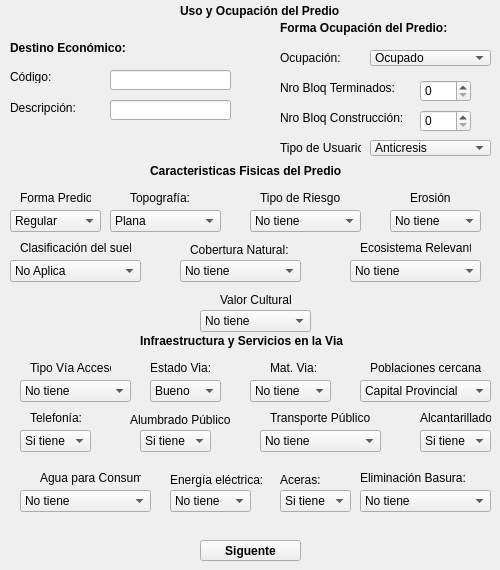
    <widget class="QWidget" name="tab_5">
     <attribute name="title">
      <string>Uso/Infr</string>
     </attribute>
     <widget class="QSpinBox" name="spnNroTer">
      <property name="geometry">
       <rect>
        <x>420</x>
        <y>80</y>
        <width>51</width>
        <height>22</height>
       </rect>
      </property>
     </widget>
     <widget class="QLabel" name="label_78">
      <property name="geometry">
       <rect>
        <x>10</x>
        <y>70</y>
        <width>46</width>
        <height>13</height>
       </rect>
      </property>
      <property name="font">
       <font>
        <weight>50</weight>
        <bold>false</bold>
       </font>
      </property>
      <property name="text">
       <string>Código:</string>
      </property>
     </widget>
     <widget class="QLabel" name="label_79">
      <property name="geometry">
       <rect>
        <x>280</x>
        <y>50</y>
        <width>71</width>
        <height>16</height>
       </rect>
      </property>
      <property name="font">
       <font>
        <weight>50</weight>
        <bold>false</bold>
       </font>
      </property>
      <property name="text">
       <string>Ocupación:</string>
      </property>
     </widget>
     <widget class="QLabel" name="label_73">
      <property name="geometry">
       <rect>
        <x>10</x>
        <y>100</y>
        <width>81</width>
        <height>16</height>
       </rect>
      </property>
      <property name="font">
       <font>
        <weight>50</weight>
        <bold>false</bold>
       </font>
      </property>
      <property name="text">
       <string>Descripción:</string>
      </property>
     </widget>
     <widget class="QSpinBox" name="spnNroCon">
      <property name="geometry">
       <rect>
        <x>420</x>
        <y>110</y>
        <width>51</width>
        <height>22</height>
       </rect>
      </property>
     </widget>
     <widget class="QComboBox" name="cboForm">
      <property name="geometry">
       <rect>
        <x>10</x>
        <y>210</y>
        <width>91</width>
        <height>22</height>
       </rect>
      </property>
      <item>
       <property name="text">
        <string>Regular</string>
       </property>
      </item>
      <item>
       <property name="text">
        <string>Irregular</string>
       </property>
      </item>
      <item>
       <property name="text">
        <string>Muy irregular</string>
       </property>
      </item>
     </widget>
     <widget class="QLabel" name="label_8">
      <property name="geometry">
       <rect>
        <x>130</x>
        <y>190</y>
        <width>71</width>
        <height>16</height>
       </rect>
      </property>
      <property name="font">
       <font>
        <weight>50</weight>
        <bold>false</bold>
       </font>
      </property>
      <property name="text">
       <string>Topografía:</string>
      </property>
     </widget>
     <widget class="QLabel" name="label_81">
      <property name="geometry">
       <rect>
        <x>410</x>
        <y>190</y>
        <width>41</width>
        <height>16</height>
       </rect>
      </property>
      <property name="font">
       <font>
        <weight>50</weight>
        <bold>false</bold>
       </font>
      </property>
      <property name="text">
       <string>Erosión</string>
      </property>
     </widget>
     <widget class="QLabel" name="label_2">
      <property name="geometry">
       <rect>
        <x>20</x>
        <y>190</y>
        <width>71</width>
        <height>16</height>
       </rect>
      </property>
      <property name="font">
       <font>
        <weight>50</weight>
        <bold>false</bold>
       </font>
      </property>
      <property name="text">
       <string>Forma Predio:</string>
      </property>
     </widget>
     <widget class="QLabel" name="label_71">
      <property name="geometry">
       <rect>
        <x>180</x>
        <y>0</y>
        <width>161</width>
        <height>21</height>
       </rect>
      </property>
      <property name="font">
       <font>
        <weight>75</weight>
        <bold>true</bold>
       </font>
      </property>
      <property name="text">
       <string>Uso y Ocupación del Predio</string>
      </property>
     </widget>
     <widget class="QComboBox" name="cboErosion">
      <property name="geometry">
       <rect>
        <x>390</x>
        <y>210</y>
        <width>91</width>
        <height>22</height>
       </rect>
      </property>
      <item>
       <property name="text">
        <string>No tiene</string>
       </property>
      </item>
      <item>
       <property name="text">
        <string>Leve</string>
       </property>
      </item>
      <item>
       <property name="text">
        <string>Moderado</string>
       </property>
      </item>
      <item>
       <property name="text">
        <string>Severo</string>
       </property>
      </item>
     </widget>
     <widget class="QLabel" name="label_76">
      <property name="geometry">
       <rect>
        <x>280</x>
        <y>80</y>
        <width>131</width>
        <height>16</height>
       </rect>
      </property>
      <property name="font">
       <font>
        <weight>50</weight>
        <bold>false</bold>
       </font>
      </property>
      <property name="text">
       <string>Nro Bloq Terminados:</string>
      </property>
     </widget>
     <widget class="QLabel" name="label_80">
      <property name="geometry">
       <rect>
        <x>150</x>
        <y>160</y>
        <width>191</width>
        <height>21</height>
       </rect>
      </property>
      <property name="font">
       <font>
        <weight>75</weight>
        <bold>true</bold>
       </font>
      </property>
      <property name="text">
       <string>Caracteristicas Fisicas del Predio</string>
      </property>
     </widget>
     <widget class="QLineEdit" name="txtCodEco">
      <property name="geometry">
       <rect>
        <x>110</x>
        <y>70</y>
        <width>121</width>
        <height>20</height>
       </rect>
      </property>
     </widget>
     <widget class="QLabel" name="label_10">
      <property name="geometry">
       <rect>
        <x>260</x>
        <y>190</y>
        <width>81</width>
        <height>16</height>
       </rect>
      </property>
      <property name="font">
       <font>
        <weight>50</weight>
        <bold>false</bold>
       </font>
      </property>
      <property name="text">
       <string>Tipo de Riesgo:</string>
      </property>
     </widget>
     <widget class="QLineEdit" name="txtDescEco">
      <property name="geometry">
       <rect>
        <x>110</x>
        <y>100</y>
        <width>121</width>
        <height>20</height>
       </rect>
      </property>
     </widget>
     <widget class="QLabel" name="label_72">
      <property name="geometry">
       <rect>
        <x>10</x>
        <y>40</y>
        <width>121</width>
        <height>16</height>
       </rect>
      </property>
      <property name="font">
       <font>
        <weight>75</weight>
        <bold>true</bold>
       </font>
      </property>
      <property name="text">
       <string>Destino Económico:</string>
      </property>
     </widget>
     <widget class="QComboBox" name="cboTipRiego">
      <property name="geometry">
       <rect>
        <x>250</x>
        <y>210</y>
        <width>111</width>
        <height>22</height>
       </rect>
      </property>
      <item>
       <property name="text">
        <string>No tiene</string>
       </property>
      </item>
      <item>
       <property name="text">
        <string>Deslaves</string>
       </property>
      </item>
      <item>
       <property name="text">
        <string>Hundimientos</string>
       </property>
      </item>
      <item>
       <property name="text">
        <string>Inundacion</string>
       </property>
      </item>
      <item>
       <property name="text">
        <string>Heladas</string>
       </property>
      </item>
      <item>
       <property name="text">
        <string>Contaminacion</string>
       </property>
      </item>
      <item>
       <property name="text">
        <string>Geologico</string>
       </property>
      </item>
      <item>
       <property name="text">
        <string>Vientos</string>
       </property>
      </item>
      <item>
       <property name="text">
        <string>Volcanico</string>
       </property>
      </item>
      <item>
       <property name="text">
        <string>Otro</string>
       </property>
      </item>
     </widget>
     <widget class="QLabel" name="label_75">
      <property name="geometry">
       <rect>
        <x>280</x>
        <y>20</y>
        <width>171</width>
        <height>16</height>
       </rect>
      </property>
      <property name="font">
       <font>
        <weight>75</weight>
        <bold>true</bold>
       </font>
      </property>
      <property name="text">
       <string>Forma Ocupación del Predio:</string>
      </property>
     </widget>
     <widget class="QLabel" name="label_77">
      <property name="geometry">
       <rect>
        <x>280</x>
        <y>110</y>
        <width>131</width>
        <height>16</height>
       </rect>
      </property>
      <property name="font">
       <font>
        <weight>50</weight>
        <bold>false</bold>
       </font>
      </property>
      <property name="text">
       <string>Nro Bloq Construcción:</string>
      </property>
     </widget>
     <widget class="QLabel" name="label_74">
      <property name="geometry">
       <rect>
        <x>280</x>
        <y>140</y>
        <width>81</width>
        <height>16</height>
       </rect>
      </property>
      <property name="font">
       <font>
        <weight>50</weight>
        <bold>false</bold>
       </font>
      </property>
      <property name="text">
       <string>Tipo de Usuario:</string>
      </property>
     </widget>
     <widget class="QComboBox" name="cboTipUsu">
      <property name="geometry">
       <rect>
        <x>370</x>
        <y>140</y>
        <width>121</width>
        <height>16</height>
       </rect>
      </property>
      <item>
       <property name="text">
        <string>Anticresis</string>
       </property>
      </item>
      <item>
       <property name="text">
        <string>Arrendada</string>
       </property>
      </item>
      <item>
       <property name="text">
        <string>Prestada o Cedida</string>
       </property>
      </item>
      <item>
       <property name="text">
        <string>Propia</string>
       </property>
      </item>
     </widget>
     <widget class="QComboBox" name="cboTopo">
      <property name="geometry">
       <rect>
        <x>110</x>
        <y>210</y>
        <width>111</width>
        <height>22</height>
       </rect>
      </property>
      <item>
       <property name="text">
        <string>Plana</string>
       </property>
      </item>
      <item>
       <property name="text">
        <string>Suave</string>
       </property>
      </item>
      <item>
       <property name="text">
        <string>Media</string>
       </property>
      </item>
      <item>
       <property name="text">
        <string>Fuerte</string>
       </property>
      </item>
      <item>
       <property name="text">
        <string>Muy fuerte</string>
       </property>
      </item>
      <item>
       <property name="text">
        <string>Escarpada</string>
       </property>
      </item>
      <item>
       <property name="text">
        <string>Abrupta</string>
       </property>
      </item>
     </widget>
     <widget class="QComboBox" name="cboJerVial">
      <property name="geometry">
       <rect>
        <x>20</x>
        <y>380</y>
        <width>111</width>
        <height>22</height>
       </rect>
      </property>
      <item>
       <property name="text">
        <string>No tiene</string>
       </property>
      </item>
      <item>
       <property name="text">
        <string>Autopista</string>
       </property>
      </item>
      <item>
       <property name="text">
        <string>Avenida</string>
       </property>
      </item>
      <item>
       <property name="text">
        <string>Calle</string>
       </property>
      </item>
      <item>
       <property name="text">
        <string>Callejón</string>
       </property>
      </item>
      <item>
       <property name="text">
        <string>Camino de Herradura</string>
       </property>
      </item>
      <item>
       <property name="text">
        <string>Escalinata</string>
       </property>
      </item>
      <item>
       <property name="text">
        <string>Pasaje</string>
       </property>
      </item>
      <item>
       <property name="text">
        <string>Peatonal</string>
       </property>
      </item>
      <item>
       <property name="text">
        <string>Sendero</string>
       </property>
      </item>
      <item>
       <property name="text">
        <string>Fluvial</string>
       </property>
      </item>
      <item>
       <property name="text">
        <string>Férrea</string>
       </property>
      </item>
      <item>
       <property name="text">
        <string>Marítima</string>
       </property>
      </item>
      <item>
       <property name="text">
        <string>Aérea</string>
       </property>
      </item>
     </widget>
     <widget class="QComboBox" name="cboSerAlu">
      <property name="geometry">
       <rect>
        <x>140</x>
        <y>430</y>
        <width>71</width>
        <height>22</height>
       </rect>
      </property>
      <item>
       <property name="text">
        <string>Si tiene</string>
       </property>
      </item>
      <item>
       <property name="text">
        <string>No tiene</string>
       </property>
      </item>
     </widget>
     <widget class="QLabel" name="label_89">
      <property name="geometry">
       <rect>
        <x>420</x>
        <y>410</y>
        <width>71</width>
        <height>16</height>
       </rect>
      </property>
      <property name="font">
       <font>
        <weight>50</weight>
        <bold>false</bold>
       </font>
      </property>
      <property name="text">
       <string>Alcantarillado:</string>
      </property>
     </widget>
     <widget class="QComboBox" name="cboMatVia">
      <property name="geometry">
       <rect>
        <x>250</x>
        <y>380</y>
        <width>81</width>
        <height>22</height>
       </rect>
      </property>
      <item>
       <property name="text">
        <string>No tiene</string>
       </property>
      </item>
      <item>
       <property name="text">
        <string>Adoquín de cemento</string>
       </property>
      </item>
      <item>
       <property name="text">
        <string>Adoquín de piedra</string>
       </property>
      </item>
      <item>
       <property name="text">
        <string>Empedrado</string>
       </property>
      </item>
      <item>
       <property name="text">
        <string>Lastre</string>
       </property>
      </item>
      <item>
       <property name="text">
        <string>Hormigón</string>
       </property>
      </item>
      <item>
       <property name="text">
        <string>Asfalto</string>
       </property>
      </item>
      <item>
       <property name="text">
        <string>Tierra</string>
       </property>
      </item>
     </widget>
     <widget class="QComboBox" name="cboSerTel">
      <property name="geometry">
       <rect>
        <x>20</x>
        <y>430</y>
        <width>71</width>
        <height>22</height>
       </rect>
      </property>
      <item>
       <property name="text">
        <string>Si tiene</string>
       </property>
      </item>
      <item>
       <property name="text">
        <string>No tiene</string>
       </property>
      </item>
     </widget>
     <widget class="QLabel" name="label_88">
      <property name="geometry">
       <rect>
        <x>30</x>
        <y>410</y>
        <width>51</width>
        <height>16</height>
       </rect>
      </property>
      <property name="font">
       <font>
        <weight>50</weight>
        <bold>false</bold>
       </font>
      </property>
      <property name="text">
       <string>Telefonía:</string>
      </property>
     </widget>
     <widget class="QLabel" name="label_85">
      <property name="geometry">
       <rect>
        <x>150</x>
        <y>360</y>
        <width>61</width>
        <height>16</height>
       </rect>
      </property>
      <property name="font">
       <font>
        <weight>50</weight>
        <bold>false</bold>
       </font>
      </property>
      <property name="text">
       <string>Estado Via:</string>
      </property>
     </widget>
     <widget class="QComboBox" name="cboSerAgua">
      <property name="geometry">
       <rect>
        <x>20</x>
        <y>490</y>
        <width>131</width>
        <height>22</height>
       </rect>
      </property>
      <item>
       <property name="text">
        <string>No tiene</string>
       </property>
      </item>
      <item>
       <property name="text">
        <string>De Red Pública</string>
       </property>
      </item>
      <item>
       <property name="text">
        <string>De Pozo</string>
       </property>
      </item>
      <item>
       <property name="text">
        <string>De Río/Vertiente/Acequia</string>
       </property>
      </item>
      <item>
       <property name="text">
        <string>De Carro Repartidor</string>
       </property>
      </item>
      <item>
       <property name="text">
        <string>Otro</string>
       </property>
      </item>
     </widget>
     <widget class="QLabel" name="label_91">
      <property name="geometry">
       <rect>
        <x>270</x>
        <y>410</y>
        <width>101</width>
        <height>16</height>
       </rect>
      </property>
      <property name="font">
       <font>
        <weight>50</weight>
        <bold>false</bold>
       </font>
      </property>
      <property name="text">
       <string>Transporte Público:</string>
      </property>
     </widget>
     <widget class="QLabel" name="label_84">
      <property name="geometry">
       <rect>
        <x>370</x>
        <y>360</y>
        <width>111</width>
        <height>16</height>
       </rect>
      </property>
      <property name="font">
       <font>
        <weight>50</weight>
        <bold>false</bold>
       </font>
      </property>
      <property name="text">
       <string>Poblaciones cercanas:</string>
      </property>
     </widget>
     <widget class="QComboBox" name="cboPobPred">
      <property name="geometry">
       <rect>
        <x>360</x>
        <y>380</y>
        <width>131</width>
        <height>22</height>
       </rect>
      </property>
      <item>
       <property name="text">
        <string>Capital Provincial</string>
       </property>
      </item>
      <item>
       <property name="text">
        <string>Cabecera Cantonal</string>
       </property>
      </item>
      <item>
       <property name="text">
        <string>Cabecera Parroquial</string>
       </property>
      </item>
      <item>
       <property name="text">
        <string>Asentamientos Urbanos</string>
       </property>
      </item>
     </widget>
     <widget class="QLabel" name="label_113">
      <property name="geometry">
       <rect>
        <x>40</x>
        <y>470</y>
        <width>101</width>
        <height>16</height>
       </rect>
      </property>
      <property name="font">
       <font>
        <weight>50</weight>
        <bold>false</bold>
       </font>
      </property>
      <property name="text">
       <string>Agua para Consumo:</string>
      </property>
     </widget>
     <widget class="QLabel" name="label_87">
      <property name="geometry">
       <rect>
        <x>170</x>
        <y>470</y>
        <width>101</width>
        <height>20</height>
       </rect>
      </property>
      <property name="font">
       <font>
        <weight>50</weight>
        <bold>false</bold>
       </font>
      </property>
      <property name="text">
       <string>Energía eléctrica:</string>
      </property>
     </widget>
     <widget class="QComboBox" name="cboSerTra">
      <property name="geometry">
       <rect>
        <x>260</x>
        <y>430</y>
        <width>121</width>
        <height>22</height>
       </rect>
      </property>
      <item>
       <property name="text">
        <string>No tiene</string>
       </property>
      </item>
      <item>
       <property name="text">
        <string>Inter - Provincial</string>
       </property>
      </item>
      <item>
       <property name="text">
        <string>Inter - Cantonal</string>
       </property>
      </item>
      <item>
       <property name="text">
        <string>Inter - Parroquial</string>
       </property>
      </item>
     </widget>
     <widget class="QComboBox" name="cboSerEle">
      <property name="geometry">
       <rect>
        <x>170</x>
        <y>490</y>
        <width>81</width>
        <height>22</height>
       </rect>
      </property>
      <item>
       <property name="text">
        <string>No tiene</string>
       </property>
      </item>
      <item>
       <property name="text">
        <string>Red Empresa Eléctrica</string>
       </property>
      </item>
      <item>
       <property name="text">
        <string>Panel Solar</string>
       </property>
      </item>
      <item>
       <property name="text">
        <string>Planta Eléctrica</string>
       </property>
      </item>
      <item>
       <property name="text">
        <string>Otro</string>
       </property>
      </item>
     </widget>
     <widget class="QComboBox" name="cboEstVia">
      <property name="geometry">
       <rect>
        <x>150</x>
        <y>380</y>
        <width>71</width>
        <height>22</height>
       </rect>
      </property>
      <item>
       <property name="text">
        <string>Bueno</string>
       </property>
      </item>
      <item>
       <property name="text">
        <string>Regular</string>
       </property>
      </item>
      <item>
       <property name="text">
        <string>Malo</string>
       </property>
      </item>
     </widget>
     <widget class="QComboBox" name="cboSerAlc">
      <property name="geometry">
       <rect>
        <x>420</x>
        <y>430</y>
        <width>71</width>
        <height>22</height>
       </rect>
      </property>
      <item>
       <property name="text">
        <string>Si tiene</string>
       </property>
      </item>
      <item>
       <property name="text">
        <string>No tiene</string>
       </property>
      </item>
     </widget>
     <widget class="QLabel" name="label_86">
      <property name="geometry">
       <rect>
        <x>270</x>
        <y>360</y>
        <width>51</width>
        <height>16</height>
       </rect>
      </property>
      <property name="font">
       <font>
        <weight>50</weight>
        <bold>false</bold>
       </font>
      </property>
      <property name="text">
       <string>Mat. Via:</string>
      </property>
     </widget>
     <widget class="QLabel" name="label_83">
      <property name="geometry">
       <rect>
        <x>30</x>
        <y>360</y>
        <width>81</width>
        <height>16</height>
       </rect>
      </property>
      <property name="font">
       <font>
        <weight>50</weight>
        <bold>false</bold>
       </font>
      </property>
      <property name="text">
       <string>Tipo Vía Acceso:</string>
      </property>
     </widget>
     <widget class="QLabel" name="label_90">
      <property name="geometry">
       <rect>
        <x>130</x>
        <y>410</y>
        <width>101</width>
        <height>20</height>
       </rect>
      </property>
      <property name="font">
       <font>
        <weight>50</weight>
        <bold>false</bold>
       </font>
      </property>
      <property name="text">
       <string>Alumbrado Público:</string>
      </property>
     </widget>
     <widget class="QLabel" name="label_82">
      <property name="geometry">
       <rect>
        <x>140</x>
        <y>330</y>
        <width>211</width>
        <height>21</height>
       </rect>
      </property>
      <property name="font">
       <font>
        <weight>75</weight>
        <bold>true</bold>
       </font>
      </property>
      <property name="text">
       <string>Infraestructura y Servicios en la Via</string>
      </property>
     </widget>
     <widget class="QPushButton" name="btnSiguiente_4">
      <property name="geometry">
       <rect>
        <x>200</x>
        <y>540</y>
        <width>101</width>
        <height>21</height>
       </rect>
      </property>
      <property name="font">
       <font>
        <weight>75</weight>
        <bold>true</bold>
       </font>
      </property>
      <property name="text">
       <string>Siguente</string>
      </property>
     </widget>
     <widget class="QComboBox" name="cboEcosRele">
      <property name="geometry">
       <rect>
        <x>350</x>
        <y>260</y>
        <width>131</width>
        <height>22</height>
       </rect>
      </property>
      <item>
       <property name="text">
        <string>No tiene</string>
       </property>
      </item>
      <item>
       <property name="text">
        <string>Páramo</string>
       </property>
      </item>
      <item>
       <property name="text">
        <string>Humedal</string>
       </property>
      </item>
      <item>
       <property name="text">
        <string>Manglar</string>
       </property>
      </item>
      <item>
       <property name="text">
        <string>Bosque Primario</string>
       </property>
      </item>
      <item>
       <property name="text">
        <string>Bosque Secundario</string>
       </property>
      </item>
     </widget>
     <widget class="QComboBox" name="cboValorCult">
      <property name="geometry">
       <rect>
        <x>200</x>
        <y>310</y>
        <width>111</width>
        <height>22</height>
       </rect>
      </property>
      <item>
       <property name="text">
        <string>No tiene</string>
       </property>
      </item>
      <item>
       <property name="text">
        <string>Ancestral</string>
       </property>
      </item>
      <item>
       <property name="text">
        <string>Arquitectónico</string>
       </property>
      </item>
      <item>
       <property name="text">
        <string>Histórico</string>
       </property>
      </item>
     </widget>
     <widget class="QLabel" name="label_121">
      <property name="geometry">
       <rect>
        <x>20</x>
        <y>240</y>
        <width>111</width>
        <height>16</height>
       </rect>
      </property>
      <property name="font">
       <font>
        <weight>50</weight>
        <bold>false</bold>
       </font>
      </property>
      <property name="text">
       <string>Clasificación del suelo:</string>
      </property>
     </widget>
     <widget class="QComboBox" name="cboClasSuelo">
      <property name="geometry">
       <rect>
        <x>10</x>
        <y>260</y>
        <width>131</width>
        <height>22</height>
       </rect>
      </property>
      <item>
       <property name="text">
        <string>No Aplica</string>
       </property>
      </item>
      <item>
       <property name="text">
        <string>De Producción</string>
       </property>
      </item>
      <item>
       <property name="text">
        <string>De Extracción</string>
       </property>
      </item>
      <item>
       <property name="text">
        <string>De Expansión Urbana</string>
       </property>
      </item>
      <item>
       <property name="text">
        <string>De Protección</string>
       </property>
      </item>
     </widget>
     <widget class="QComboBox" name="cboCobNat">
      <property name="geometry">
       <rect>
        <x>180</x>
        <y>260</y>
        <width>121</width>
        <height>22</height>
       </rect>
      </property>
      <item>
       <property name="text">
        <string>No tiene</string>
       </property>
      </item>
      <item>
       <property name="text">
        <string>Arbórea</string>
       </property>
      </item>
      <item>
       <property name="text">
        <string>Arbustiva</string>
       </property>
      </item>
      <item>
       <property name="text">
        <string>Herbacéa</string>
       </property>
      </item>
      <item>
       <property name="text">
        <string>Otro</string>
       </property>
      </item>
     </widget>
     <widget class="QLabel" name="label_126">
      <property name="geometry">
       <rect>
        <x>190</x>
        <y>240</y>
        <width>101</width>
        <height>20</height>
       </rect>
      </property>
      <property name="font">
       <font>
        <weight>50</weight>
        <bold>false</bold>
       </font>
      </property>
      <property name="text">
       <string>Cobertura Natural:</string>
      </property>
     </widget>
     <widget class="QLabel" name="label_127">
      <property name="geometry">
       <rect>
        <x>220</x>
        <y>290</y>
        <width>71</width>
        <height>20</height>
       </rect>
      </property>
      <property name="font">
       <font>
        <weight>50</weight>
        <bold>false</bold>
       </font>
      </property>
      <property name="text">
       <string>Valor Cultural:</string>
      </property>
     </widget>
     <widget class="QLabel" name="label_128">
      <property name="geometry">
       <rect>
        <x>360</x>
        <y>240</y>
        <width>111</width>
        <height>16</height>
       </rect>
      </property>
      <property name="font">
       <font>
        <weight>50</weight>
        <bold>false</bold>
       </font>
      </property>
      <property name="text">
       <string>Ecosistema Relevante:</string>
      </property>
     </widget>
     <widget class="QComboBox" name="cboAcera">
      <property name="geometry">
       <rect>
        <x>280</x>
        <y>490</y>
        <width>71</width>
        <height>22</height>
       </rect>
      </property>
      <item>
       <property name="text">
        <string>Si tiene</string>
       </property>
      </item>
      <item>
       <property name="text">
        <string>No tiene</string>
       </property>
      </item>
     </widget>
     <widget class="QLabel" name="label_130">
      <property name="geometry">
       <rect>
        <x>280</x>
        <y>470</y>
        <width>61</width>
        <height>20</height>
       </rect>
      </property>
      <property name="font">
       <font>
        <weight>50</weight>
        <bold>false</bold>
       </font>
      </property>
      <property name="text">
       <string>Aceras:</string>
      </property>
     </widget>
     <widget class="QComboBox" name="cboOcup">
      <property name="geometry">
       <rect>
        <x>370</x>
        <y>50</y>
        <width>121</width>
        <height>16</height>
       </rect>
      </property>
      <item>
       <property name="text">
        <string>Ocupado</string>
       </property>
      </item>
      <item>
       <property name="text">
        <string>Descupado</string>
       </property>
      </item>
     </widget>
     <widget class="QComboBox" name="cboBasura">
      <property name="geometry">
       <rect>
        <x>360</x>
        <y>490</y>
        <width>131</width>
        <height>22</height>
       </rect>
      </property>
      <item>
       <property name="text">
        <string>No tiene</string>
       </property>
      </item>
      <item>
       <property name="text">
        <string>Por Carro Recolector</string>
       </property>
      </item>
      <item>
       <property name="text">
        <string>Terreno Baldío o Quebrada</string>
       </property>
      </item>
      <item>
       <property name="text">
        <string>La queman</string>
       </property>
      </item>
      <item>
       <property name="text">
        <string>La entierran</string>
       </property>
      </item>
      <item>
       <property name="text">
        <string>Rio/Acequía/Canal</string>
       </property>
      </item>
      <item>
       <property name="text">
        <string>Otra forma</string>
       </property>
      </item>
     </widget>
     <widget class="QLabel" name="label_133">
      <property name="geometry">
       <rect>
        <x>360</x>
        <y>470</y>
        <width>131</width>
        <height>16</height>
       </rect>
      </property>
      <property name="font">
       <font>
        <weight>50</weight>
        <bold>false</bold>
       </font>
      </property>
      <property name="text">
       <string>Eliminación Basura:</string>
      </property>
     </widget>
    </widget>
